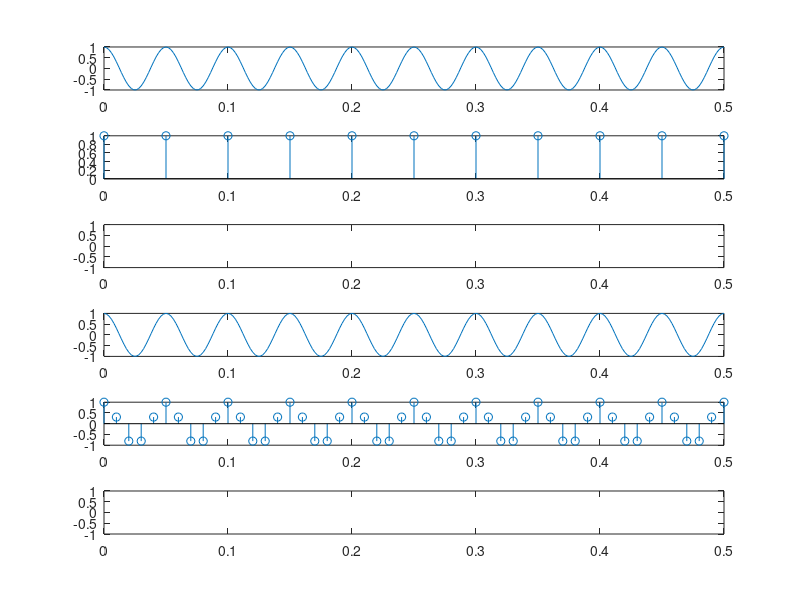

Here is the MATLAB script that generated this plot:
%original signal
F0 = 20
Fs = 20
T = 1/500
t = 0:T:10/F0
xc = cos(2*pi*F0*t)
subplot(6, 1, 1), plot(t, xc)

%sampled signal
Ts = 1/Fs
n = 0:Ts:10/F0
x = cos(2*pi*F0*n)
subplot(6, 1, 2), stem(n, x)

%reconstructed signal
Tr = 1/5e6
n = 0:Tr:10/F0
xr = cos(2*pi*F0*n)
subplot(6, 1, 3), plot(n, xr)

%original signal
F0 = 20
Fs = 100
T = 1/500
t = 0:T:10/F0
xc = cos(2*pi*F0*t)
subplot(6, 1, 4), plot(t, xc)

%sampled signal
Ts = 1/Fs
n = 0:Ts:10/F0
x = cos(2*pi*F0*n)
subplot(6, 1, 5), stem(n, x)

%reconstructed signal
Tr = 1/5e6
n = 0:Tr:10/F0
xr = cos(2*pi*F0*n)
subplot(6, 1, 6), plot(n, xr)